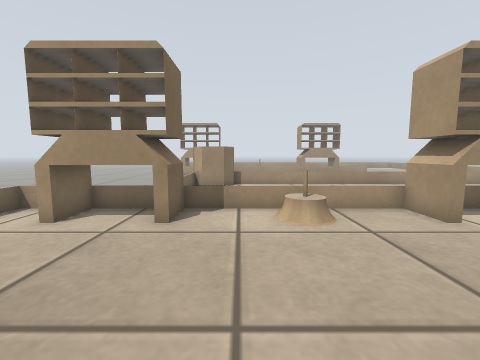
View 1 (above)

16 first-person views from a walk through a robot-simulator world made for Gazebo. The camera is 0.47 m above the floor, tilts 6° down and sees 90° across. The floor is counted in squares, 0.25 m on a side. Each view is taken from the middle of a square. On the plan, view 1 faces up. The plan holds only what a view shows up to about 15 squares ahead; the rest is blank. The place goes on beyond the plan.

View 2
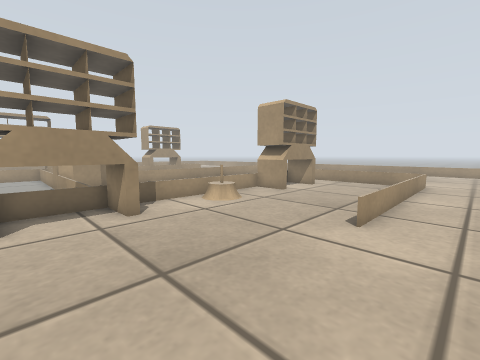

View 3
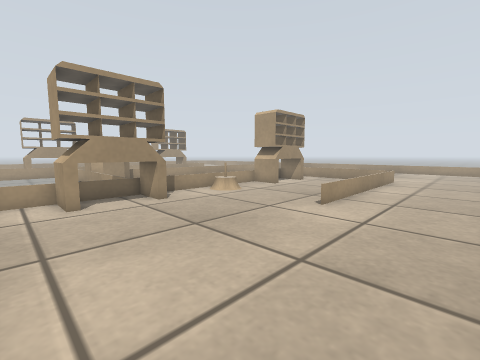

View 4
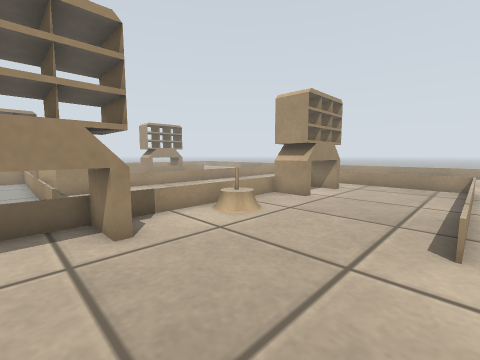

View 5
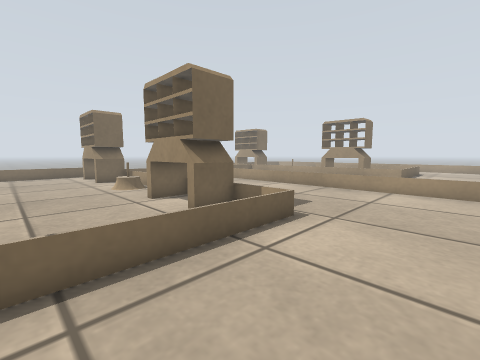

View 6
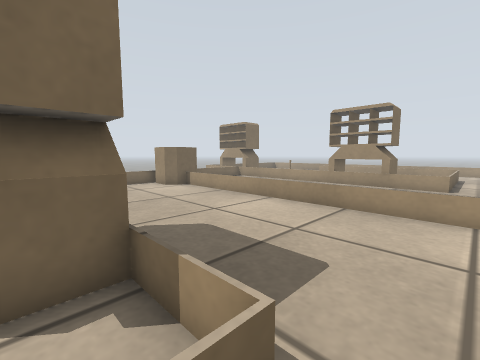

View 7
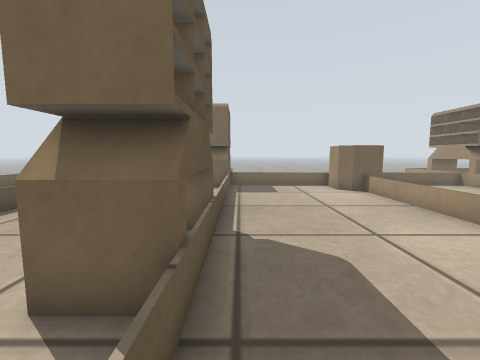

View 8
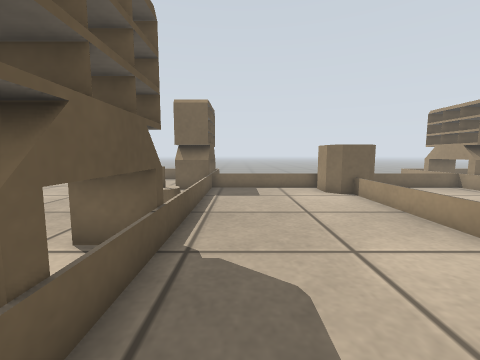

View 9
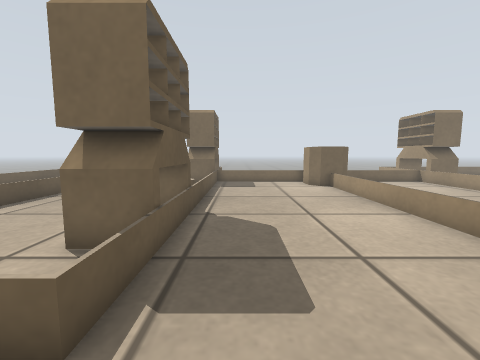

View 10
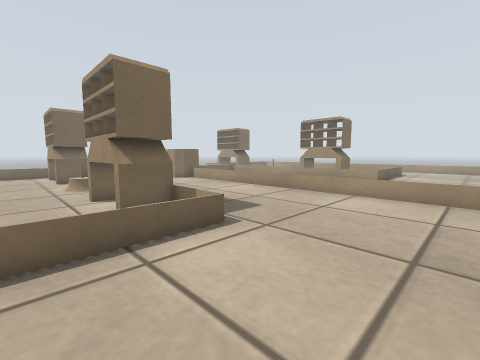

View 11
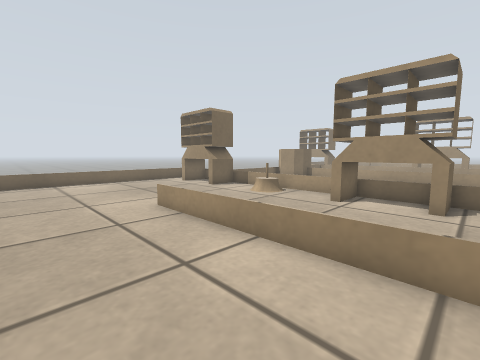

View 12
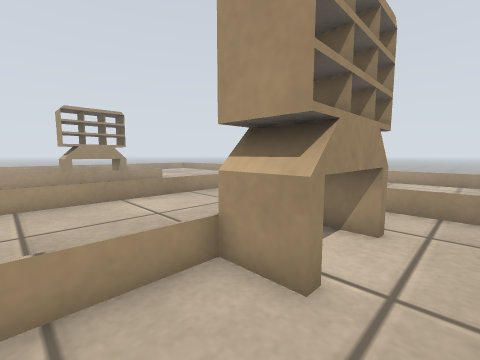

View 13
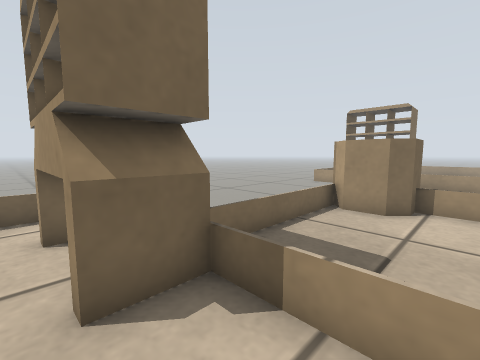

View 14
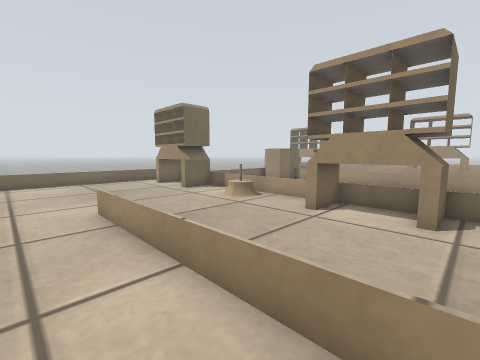

View 15
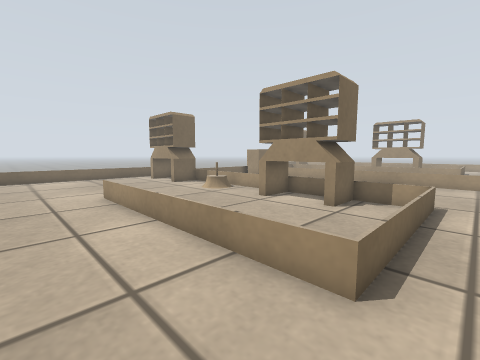

View 16
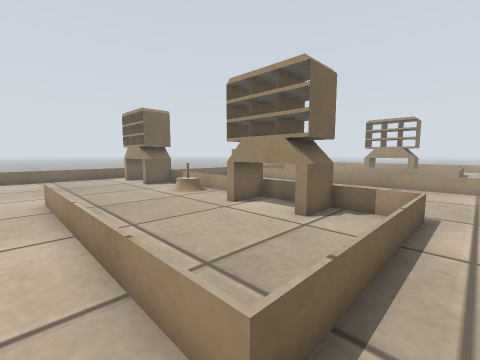

### Floor plan
Key: @ floor where view 1 was taken; # wall or solid block; . main floor; : floor 0.15 m higher than the main floor; = window, fence, low wall or low ledge.
Columns run from 8 left of view 1 to 22 right of it. Each row starts with its distance up from view 1.
 18      =
 17 .....= =
 16 .....=##==================
 15 ... .=##..................
 14 ...  ===..................
 13 ...  =....................
 12  ..  =....................
 11      =....................
 10      =....................
  9      =....................
  8 ===####=======####===..... ...=
  7 =..####..=:=..####..=..... ...=
  6 =...................=..... ...=
  5  ...................=....  ...=
  4  ...................=.....
  3  ...................=...
  2 =...................=.. .
  1 =.........===========..
  0 =.......@...............
 -1 =.......................
 -2 =.....................
 -3 =.....................
 -4      ====

Where each view was taken, in squares from view 1:
view 1: 0 up, 0 right, facing up
view 2: 1 down, 5 left, facing up-right
view 3: 3 down, 7 left, facing up-right
view 4: 1 up, 4 left, facing up-right
view 5: 2 up, 16 right, facing up-left
view 6: 7 up, 13 right, facing up-left
view 7: 9 up, 12 right, facing left
view 8: 10 up, 11 right, facing left
view 9: 10 up, 14 right, facing left
view 10: 4 up, 17 right, facing up-left
view 11: 3 down, 10 right, facing up-left
view 12: 5 up, 3 right, facing up-right
view 13: 6 up, 1 right, facing up-left
view 14: 1 down, 10 right, facing up-left
view 15: 2 down, 13 right, facing up-left
view 16: 0 up, 13 right, facing up-left
